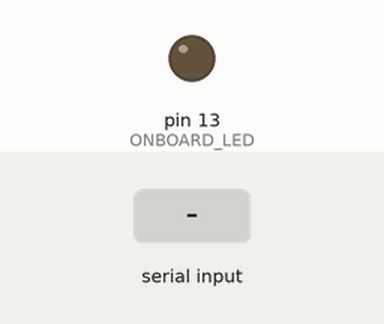
Recording of a sketch running on a simulated Arduino Uno, built with avr-gcc and run on an emulated ATmega328P. Parts: output pins drawn as LEDs (lit = HIGH). Dashed ring = blinking. The inputs (shaded band) are chosen by the test bench. What the sketch prints to the serial monitor is not drawn.

Above: at 1.2 s.
1.3 s: "a\n" received over Serial
At 1.6 s:
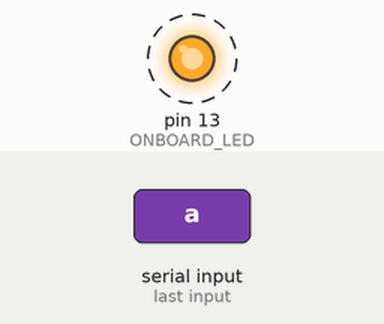
Timing chart, 0 to 7.8 s (numbered marks = the images above; inputs shaded):
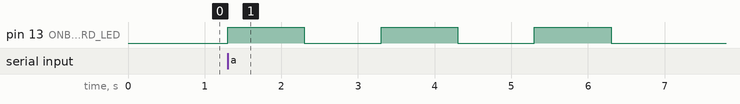

The sketch:

Light_Blink_Test.ino
```cpp
/*
 * AUTHOR: MAKSTUDIOS
 * DATE: 10/1/2019
 *
 * NOTES: MAKE SURE WHEN USING SERIAL MOINTOR TO TURN OFF LINE ENDING OR IT WILL
 * RECEIVE MORE THAN INTENDED.
 */

//includes
#include <stdio.h>

//Defines
#define BUFF_SIZE 4
#define ONBOARD_LED 13

//Variables
char charRead = '\0'; // for incoming serial data

void setup() {
  Serial.begin(9600); // opens serial port, sets data rate to 9600 bps
  pinMode(ONBOARD_LED, OUTPUT);
}

void loop() {
  // send data only when you receive data:
  if (Serial.available() > 0) {

    // read the incoming byte:
    charRead = Serial.read();
    char buff[BUFF_SIZE];

    // say what you got:
    sprintf(buff, "R:%c\0",charRead);
    Serial.write(buff, BUFF_SIZE);
    Serial.println("\n");

    //Blink if a certain char is read
    switch(charRead){

      case 'a':
        for(int i=0; i<3;i++){
          digitalWrite(ONBOARD_LED, HIGH);
          delay(1000);
          digitalWrite(ONBOARD_LED, LOW);
          delay(1000);
        }
        break;
    }


  }
}
```

Measured:
- after the input at 1.3 s, pin 13 (ONBOARD_LED): alternates HIGH for 1.0 s and LOW for 1.0 s, 6 changes in all, then stays LOW, starting at once
